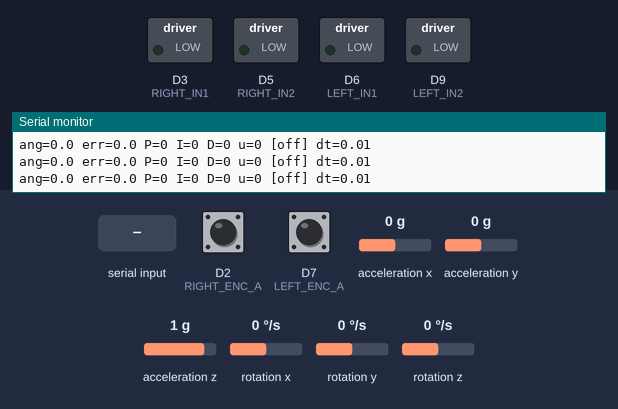
Bench run of a sketch on a simulated Arduino Nano 33 BLE. Parts: switched loads named in the sketch (green lamp = pin HIGH), the last lines printed to the serial monitor. The test bench sets the inputs (shaded band); at power-on: acceleration y 0 g, rotation x 0 °/s, D2 (RIGHT_ENC_A) HIGH, D7 (LEFT_ENC_A) HIGH, acceleration x 0 g, acceleration z 1 g, rotation y 0 °/s, rotation z 0 °/s.

Above: at 2.3 s.
2.4 s: "E90\n" received over Serial
At 2.8 s:
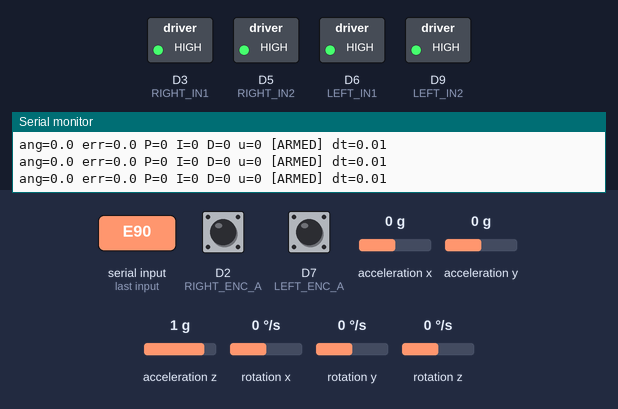
3.9 s: acceleration y set to -1.4 g
At 4.54 s:
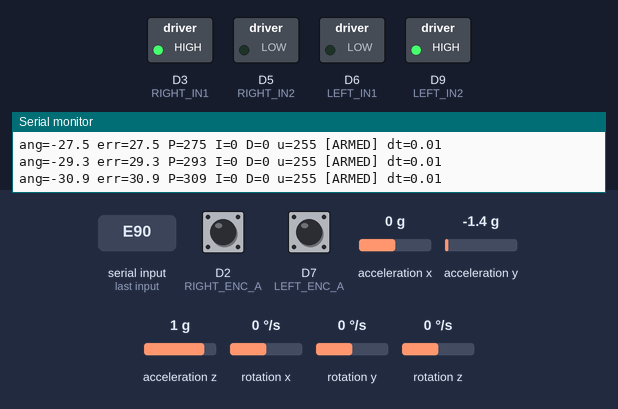
6.2 s: rotation x set to -23 °/s
9.2 s: rotation x set to -27 °/s
At 11.3 s:
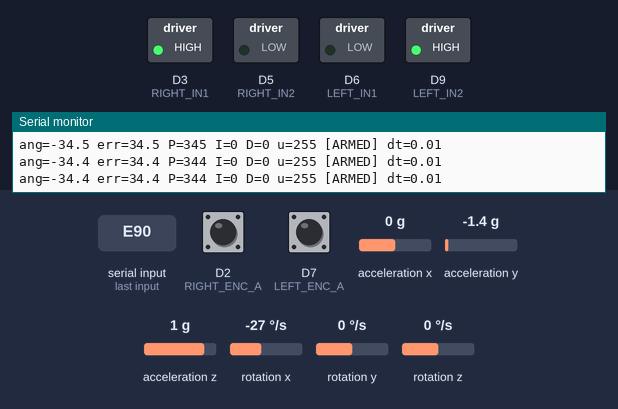
11.7 s: "X90\n" received over Serial
At 12.2 s:
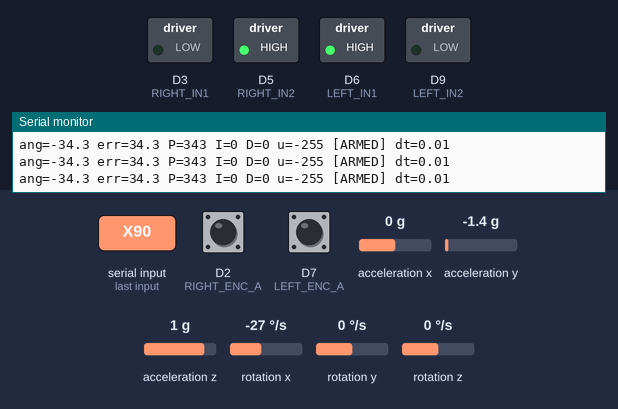
13.2 s: acceleration y set to -0.8 g
At 18.4 s:
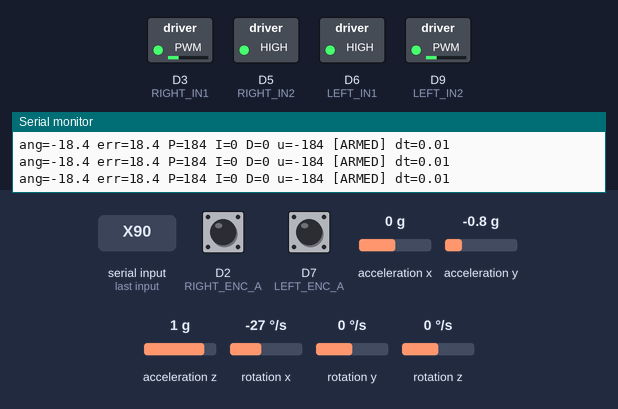
Timing chart, 0 to 18.7 s (numbered marks = the images above; inputs shaded):
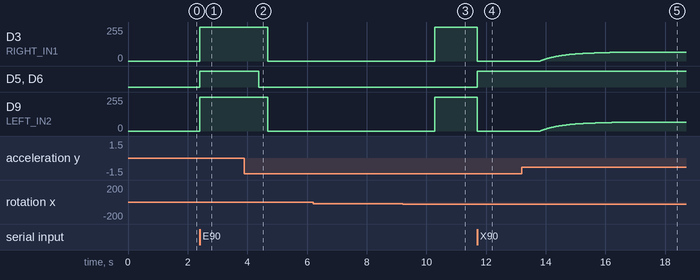

Measured:
- after the input at 2.4 s, D3 (RIGHT_IN1), D9 (LEFT_IN2): 0/255 → 255/255 at once; D5 (RIGHT_IN2), D6 (LEFT_IN1): LOW → HIGH at once
- after the input at 3.9 s, D3 (RIGHT_IN1), D9 (LEFT_IN2): 255/255 → 0/255 after 0.78 s; D5 (RIGHT_IN2), D6 (LEFT_IN1): HIGH → LOW after 0.48 s
- after the input at 9.2 s, D3 (RIGHT_IN1), D9 (LEFT_IN2): 0/255 → 255/255 after 1.1 s
- after the input at 11.7 s, D3 (RIGHT_IN1), D9 (LEFT_IN2): 255/255 → 0/255 at once; D5 (RIGHT_IN2), D6 (LEFT_IN1): LOW → HIGH at once
- after the input at 13.2 s, D3 (RIGHT_IN1): moves from 0/255 to 66/255 over 3.2 s, starting after 0.61 s; D9 (LEFT_IN2): moves from 0/255 to 66/255 over 3.4 s, starting after 0.61 s

The sketch:

pid.ino
```cpp
/*
 * Integrates the verified foundation:
 *   - fixed-rate loop, actual-dt integration (micros)
 *   - bias-corrected complementary angle, gyro rate negated (Gate 4)
 *   - deadband-compensated, forward-correct drive() (Stage 2b, signs flipped)
 *   - integral clamp (anti-windup), fall cutoff, LIVE serial gain tuning
 *
 * BRING-UP ORDER (do not skip step 2):
 *   1. Hold robot STILL -> gyro bias calibrates at boot.
 *   2. SIGN CHECK (motors disarmed): tilt the robot so it would fall FORWARD.
 *      The printed u must go POSITIVE (= forward drive, gets wheels under it).
 *      If u goes NEGATIVE, send X to flip OUTPUT_SIGN, re-check.
 *   3. Stand it at balance, send E to arm. S to stop. Tune live.
 *
 * Serial (115200, Newline):
 *   E arm   S stop   X flip output sign
 *   P<x> I<x> D<x> set gains    O<x> set target/offset angle    ? print state
 */

#include <Arduino_BMI270_BMM150.h>   // Rev1: swap to <Arduino_LSM9DS1.h>

const int LEFT_IN1=6, LEFT_IN2=9, RIGHT_IN1=3, RIGHT_IN2=5;
const int LEFT_ENC_A=7, LEFT_ENC_B=8, RIGHT_ENC_A=2, RIGHT_ENC_B=4;

volatile long encL=0, encR=0;
void isrLeft()  { if (digitalRead(LEFT_ENC_B))  encL++; else encL--; }
void isrRight() { if (digitalRead(RIGHT_ENC_B)) encR++; else encR--; }

// ===== timing / filter =====
const float        LOOP_HZ=200.0;
const unsigned long LOOP_US=(unsigned long)(1e6/LOOP_HZ);
const float        TAU=0.75;
unsigned long lastLoopUs=0;
float angle=0, gyroBias=0;
float ax=0,ay=0,az=1,gx=0,gy=0,gz=0;

// ===== motor layer (measured + verified) =====
const int   DB_L=17, DB_R=16;
const float U_MAX=255.0, U_DEADZONE=2.0;
const int   FWD_SIGN_L=-1, FWD_SIGN_R=+1;   // positive u = forward (verified)

// ===== PID (live-tunable) =====
float Kp=10.0, Ki=0.0, Kd=0.0;     // starting guesses - tune live
float targetAngle=0.0;             // Gate 5 setpoint, trim live for drift
int   OUTPUT_SIGN=+1;              // sign-coherence flip (step 2)
const float FALL_LIMIT=35.0;       // deg -> cut motors past this
const float I_MAX=120.0;           // anti-windup clamp on Ki*integral

bool  armed=false;
float integral=0;
float uOut=0, pT=0, iT=0, dT=0, err=0, rate=0;
unsigned long lastPrint=0;

float accelAngleDeg(float x,float y,float z){ return atan2(y,z)*180.0/PI; }
float gyroPitchRate(float rx,float ry,float rz){ return -rx; } // negated (Gate 4)

void setMotorRaw(int in1,int in2,int cmd){
  cmd=constrain(cmd,-255,255);
  if(cmd>=0){ analogWrite(in1,255); analogWrite(in2,255-cmd); }
  else      { analogWrite(in2,255); analogWrite(in1,255+cmd); }
}
int compensate(float u,int db){
  float a=fabs(u); if(a<U_DEADZONE) return 0;
  int out=(int)(db + (a/U_MAX)*(255.0-db) + 0.5);
  out=constrain(out,0,255); return (u>=0)?out:-out;
}
void drive(float u){
  setMotorRaw(LEFT_IN1,LEFT_IN2,  compensate(FWD_SIGN_L*u,DB_L));
  setMotorRaw(RIGHT_IN1,RIGHT_IN2, compensate(FWD_SIGN_R*u,DB_R));
}
void coast(){ analogWrite(LEFT_IN1,0);analogWrite(LEFT_IN2,0);
              analogWrite(RIGHT_IN1,0);analogWrite(RIGHT_IN2,0); }

void printState(){
  Serial.print("Kp=");Serial.print(Kp);Serial.print(" Ki=");Serial.print(Ki);
  Serial.print(" Kd=");Serial.print(Kd);Serial.print(" target=");Serial.print(targetAngle);
  Serial.print(" sign=");Serial.print(OUTPUT_SIGN);
  Serial.print(" armed=");Serial.println(armed);
}

void setup(){
  Serial.begin(115200);
  while(!Serial && millis()<3000){}
  if(!IMU.begin()){ Serial.println("IMU FAIL"); while(1){} }

  pinMode(LEFT_IN1,OUTPUT);pinMode(LEFT_IN2,OUTPUT);
  pinMode(RIGHT_IN1,OUTPUT);pinMode(RIGHT_IN2,OUTPUT); coast();
  pinMode(LEFT_ENC_A,INPUT);pinMode(LEFT_ENC_B,INPUT);
  pinMode(RIGHT_ENC_A,INPUT);pinMode(RIGHT_ENC_B,INPUT);
  attachInterrupt(digitalPinToInterrupt(LEFT_ENC_A),isrLeft,RISING);
  attachInterrupt(digitalPinToInterrupt(RIGHT_ENC_A),isrRight,RISING);

  Serial.println("Calibrating gyro bias - hold STILL...");
  delay(500);
  const int N=500; float sum=0; int got=0;
  while(got<N){ if(IMU.gyroscopeAvailable()){ float a,b,c;
    IMU.readGyroscope(a,b,c); sum+=gyroPitchRate(a,b,c); got++; } }
  gyroBias=sum/N;
  while(!IMU.accelerationAvailable()){} IMU.readAcceleration(ax,ay,az);
  angle=accelAngleDeg(ax,ay,az);

  Serial.println("Ready. STEP 2: tilt forward, check u>0 (motors disarmed).");
  Serial.println("Then E to arm. Cmds: E S X P<x> I<x> D<x> O<x> ?");
  printState();
  lastLoopUs=micros();
}

void loop(){
  // ---- serial commands ----
  if(Serial.available()){
    String s=Serial.readStringUntil('\n'); s.trim();
    if(s.length()){
      char c=toupper(s.charAt(0)); float v=s.substring(1).toFloat();
      switch(c){
        case 'E': armed=true; integral=0; Serial.println("ARMED"); break;
        case 'S': armed=false; coast(); Serial.println("STOP"); break;
        case 'X': OUTPUT_SIGN=-OUTPUT_SIGN; Serial.print("sign="); Serial.println(OUTPUT_SIGN); break;
        case 'P': Kp=v; printState(); break;
        case 'I': Ki=v; integral=0; printState(); break;
        case 'D': Kd=v; printState(); break;
        case 'O': targetAngle=v; printState(); break;
        case '?': printState(); break;
      }
    }
  }

  // ---- fixed-rate control loop ----
  unsigned long now=micros();
  if(now-lastLoopUs < LOOP_US) return;
  float dt=(now-lastLoopUs)*1e-6;
  lastLoopUs=now;

  IMU.readAcceleration(ax,ay,az);
  IMU.readGyroscope(gx,gy,gz);
  float accAng=accelAngleDeg(ax,ay,az);
  rate=gyroPitchRate(gx,gy,gz)-gyroBias;
  float k=TAU/(TAU+dt);
  angle=k*(angle+rate*dt)+(1.0-k)*accAng;

  // ---- PID ----
  err=targetAngle-angle;
  integral+=err*dt;
  iT=Ki*integral;
  iT=constrain(iT,-I_MAX,I_MAX);           // anti-windup clamp
  if(Ki>0) integral=iT/Ki;                 // back-calculate clamped accumulator
  pT=Kp*err;
  dT=-Kd*rate;                             // derivative on measurement (gyro)
  float uRaw=OUTPUT_SIGN*(pT+iT+dT);
  uOut=constrain(uRaw,-U_MAX,U_MAX);

  // ---- drive or cut ----
  if(armed && fabs(angle)<FALL_LIMIT){
    drive(uOut);
  } else {
    coast(); integral=0; uOut=0;           // fallen or disarmed
  }

  // ---- telemetry (20 Hz) ----
  if(millis()-lastPrint>=50){
    lastPrint=millis();
    Serial.print("ang=");Serial.print(angle,1);
    Serial.print(" err=");Serial.print(err,1);
    Serial.print(" P=");Serial.print(pT,0);
    Serial.print(" I=");Serial.print(iT,0);
    Serial.print(" D=");Serial.print(dT,0);
    Serial.print(" u=");Serial.print(uOut,0);
    Serial.print(armed?" [ARMED]":" [off]");
    Serial.print(" dt=");Serial.print(dt);

    Serial.println();
  }
}
```
